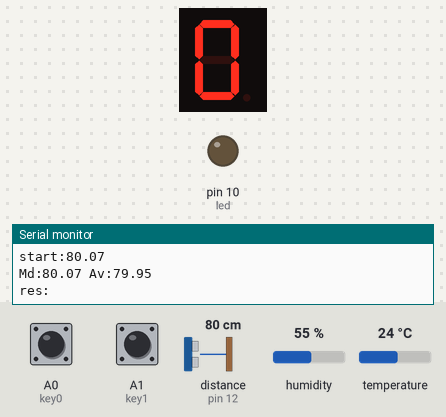
This sketch was run on a simulated Arduino Uno, built with avr-gcc and run on an emulated ATmega328P. On the bench: 1-digit seven-segment display, output pins drawn as LEDs (lit = HIGH), the last lines printed to the serial monitor. Wiring (inferred from the names in the program): ultrasonic range finder: trigger pin 13; echo pin 12; 1-digit 7-segment display, segments lit when HIGH: segments pin 2, pin 3, pin 4, pin 5, pin 6, pin 7, pin 8, pin 9. Dashed ring = blinking. Inputs (shaded band) come from the test bench; at power-on: distance to the obstacle (sensor on pin 12) 80 cm, A0 (key0) LOW, temperature 24 °C, A1 (key1) LOW, humidity 55 %. The echo pulse lasts 58.3 µs per cm; the segment pins are drawn as the display they are named for; pins used as bus, display or sensor lines are not drawn.

Above: at 1.2 s.
1.3 s: distance to the obstacle (sensor on pin 12) set to 12 cm
9.2 s: distance to the obstacle (sensor on pin 12) set to 9 cm
At 9.8 s:
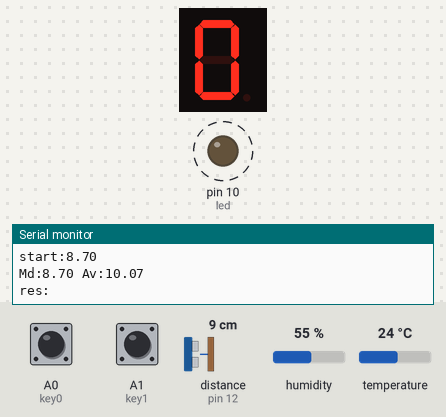
11.3 s: A0 (key0) pulled HIGH for 3.2 s
16.0 s: temperature set to 12 °C
23.9 s: A1 (key1) pulled HIGH for 1 s
32.8 s: distance to the obstacle (sensor on pin 12) set to 18 cm
At 35.9 s:
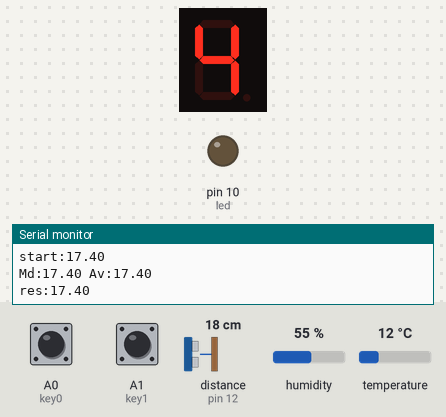
Timing chart, 0 to 36.7 s (numbered marks = the images above; inputs shaded):
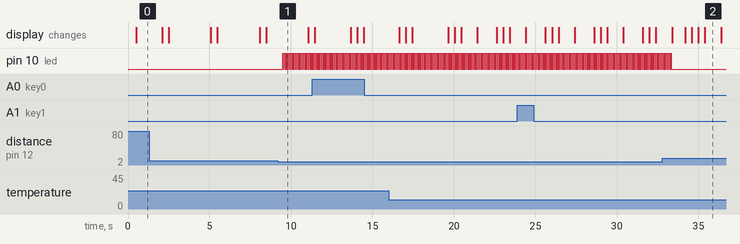

Measured:
- the behaviour switches between 11 and 10 cm on distance to the obstacle (sensor on pin 12) (found by bisection; images 0 and 1)
- after the input at 9.2 s, pin 10 (led): alternates HIGH for 0.05 s and LOW for 0.05 s, starting after 0.30 s
- after the input at 32.8 s, pin 10 (led): goes on until 33.4 s, then stays LOW

The sketch:

2.ino
```cpp
#include <TimerOne.h>
#include "DHT.h"
#define FLITER_N 9
float TempHumdTable[15][11] = { { 331.4313, 334.4107, 337.2659, 340.0071, 342.6441, 345.1864, 347.6434, 350.0246, 352.3395, 354.5979, 356.8101 },
                                { 331.447, 334.4334, 337.2982, 340.0525, 342.707, 345.2724, 347.7595, 350.1796, 352.5442, 354.8655, 357.1564 },
                                { 331.4627, 334.4561, 337.3306, 340.0979, 342.7698, 345.3583, 347.8756, 350.3346, 352.7488, 355.1329, 357.5024 },
                                { 331.4783, 334.4787, 337.3629, 340.1433, 342.8327, 345.4442, 347.9916, 350.4895, 352.9533, 355.4, 357.848 },
                                { 331.494, 334.5014, 337.3952, 340.1887, 342.8955, 345.5302, 348.1076, 350.6443, 353.1577, 355.667, 358.1933 },
                                { 331.5097, 334.5241, 337.4275, 340.234, 342.9584, 345.616, 348.2236, 350.799, 353.3619, 355.9338, 358.5383 },
                                { 331.5253, 334.5468, 337.4598, 340.2794, 343.0212, 345.7019, 348.3395, 350.9537, 353.566, 356.2003, 358.8829 },
                                { 331.541, 334.5694, 337.4921, 340.3248, 343.084, 345.7878, 348.4554, 351.1083, 353.7701, 356.4667, 359.2272 },
                                { 331.5567, 334.5921, 337.5244, 340.3701, 343.1468, 345.8736, 348.5713, 351.2629, 353.9739, 356.7329, 359.5712 },
                                { 331.5723, 334.6148, 337.5567, 340.4155, 343.2096, 345.9594, 348.6871, 351.4174, 354.1777, 356.9988, 359.9148 },
                                { 331.588, 334.6375, 337.589, 340.4608, 343.2724, 346.0452, 348.8028, 351.5718, 354.3814, 357.2646, 360.2581 },
                                { 331.6036, 334.6601, 337.6213, 340.5062, 343.3352, 346.1309, 348.9186, 351.7261, 354.5849, 357.5302, 360.6011 },
                                { 331.6193, 334.6828, 337.6536, 340.5515, 343.3979, 346.2167, 349.0343, 351.8804, 354.7884, 357.7955, 360.9437 },
                                { 331.6349, 334.7054, 337.6859, 340.5968, 343.4607, 346.3024, 349.1499, 352.0346, 354.9917, 358.0607, 361.2861 },
                                { 331.6506, 334.7281, 337.7182, 340.6421, 343.5234, 346.3881, 349.2655, 352.1887, 355.1949, 358.3257, 361.6281 } };
boolean blinkLED = false;
int ledState = LOW;
int echo = 12;
int trig = 13;
int led = 10;
const int sega = 2;
const int segb = 3;
const int segc = 4;
const int segd = 5;
#define key0 A0
#define key1 A1
const int sege = 6;
const int segf = 7;
const int segg = 8;
const int segdp = 9;
const int sensor = 11;
DHT dht(sensor, DHT11);
float distance_cm = 0.0;
  int key = -1;
int mode = 0;
float filter_buf[FLITER_N];
void timerIsr() {
  if (blinkLED) {
    ledState = !ledState;
    digitalWrite(led, ledState);
  }
}
void setup() {
  Serial.begin(9600);     // 初始化串口
  pinMode(echo, INPUT);   // 定义超声波输入脚
  pinMode(trig, OUTPUT);  // 定义超声波输出脚
  pinMode(led, OUTPUT);   // 定义报警输出脚
  pinMode(sega, OUTPUT);
  pinMode(segb, OUTPUT);
  pinMode(segc, OUTPUT);
  pinMode(segd, OUTPUT);
  pinMode(sege, OUTPUT);
  pinMode(segf, OUTPUT);
  pinMode(segg, OUTPUT);
  pinMode(segdp, OUTPUT);
  pinMode(sensor, INPUT);
  pinMode(key0,INPUT);
  pinMode(key1,INPUT);
  dht.begin();
  Timer1.initialize(50000);
  Timer1.attachInterrupt(timerIsr);
}
void inputData() {
  int i, j;float Hum, Tem, speed;
  for (i = 0; i < FLITER_N; i++) {
    Hum = dht.readHumidity();
    Tem = dht.readTemperature();
    Serial.print("hum:");
    Serial.print(Hum);
    Serial.print("% Tem:");
    Serial.print(Tem);
    Serial.println("°C");
    Hum = (Hum - 10.0) / 5.0;
    Tem = Tem / 5.0;
    speed = TempHumdTable[(int)Hum][(int)Tem];
    Serial.print("speed:");
    Serial.print(speed);
    Serial.println("m/s");
    digitalWrite(trig, LOW);
    delayMicroseconds(2);
    digitalWrite(trig, HIGH);
    delayMicroseconds(10);
    digitalWrite(trig, LOW);
    distance_cm = (pulseIn(echo, HIGH) / 10000.0) * speed / 2.0;
    distance_cm = (int(distance_cm * 100.0)) / 100.0;
    filter_buf[i] = distance_cm;
    Serial.print("start:");
    Serial.println(distance_cm);
    delay(1);
  }
}

float Filter_Md() {
  int i, j;
  float filter_temp;
  float Hum, Tem, speed;

  for (j = 0; j < FLITER_N - 1; j++) {
    for (i = 0; i < FLITER_N - 1 - j; i++) {
      if (filter_buf[i] > filter_buf[i + 1]) {
        filter_temp = filter_buf[i];
        filter_buf[i] = filter_buf[i + 1];
        filter_buf[i + 1] = filter_temp;
      }
    }
  }
  //Serial.println(filter_buf[(FLITER_N - 1) / 2]);
  return filter_buf[(FLITER_N - 1) / 2];
}

float Filter_Av() {
  int i, j;
  float filter_temp=0.0;
  float Hum, Tem, speed;

  for (int i = 0; i < FLITER_N; i++) {
    filter_temp += filter_buf[i];
  }
  return filter_temp / FLITER_N;
}
void loop() {
  int n[11][8] = {
    { 0, 0, 1, 1, 1, 1, 1, 1 },
    { 0, 0, 0, 0, 0, 1, 1, 0 },
    { 0, 1, 0, 1, 1, 0, 1, 1 },
    { 0, 1, 0, 0, 1, 1, 1, 1 },
    { 0, 1, 1, 0, 0, 1, 1, 0 },
    { 0, 1, 1, 0, 1, 1, 0, 1 },
    { 0, 1, 1, 1, 1, 1, 0, 1 },
    { 0, 0, 0, 0, 0, 1, 1, 1 },
    { 0, 1, 1, 1, 1, 1, 1, 1 },
    { 0, 1, 1, 0, 1, 1, 1, 1 },
    { 1, 0, 0, 0, 0, 0, 0, 0 },
  };

  int a, b, c, d;
  float distance_Md, distance_Av, res;
  inputData();
  distance_Md = Filter_Md();
  distance_Av = Filter_Av();
  Serial.print("Md:");
  Serial.print(distance_Md);
  Serial.print(" Av:");
  Serial.println(distance_Av);
  int distance;
    if(digitalRead(key0) == 1){
      key = 0;
  }
  if(digitalRead(key1) == 1){
      key = 1;
  }
  if (key == 0) distance = int((distance_Md+0.05)*10);
  else if (key == 1) distance = int((distance_Av+0.05)*10);
  Serial.print("res:");
    if (key == 0) {
      res = distance_Md;
      Serial.println(res);
    } else if (key == 1) {
      res = distance_Av;
      Serial.println(res);
    }
  a = distance % 10;
  b = distance / 10 % 10;
  c = distance / 100 % 10;
  d = distance / 1000 % 10;
  if (distance_cm < 10.00) {
    blinkLED = true;
  } else  {
    blinkLED = false;
    digitalWrite(led, LOW);
  }
  for (int pin = 2; pin <= 9; pin++) {
    digitalWrite(pin, n[0][9 - pin]);
  }
  delay(400);
  for (int pin = 2; pin <= 9; pin++) {
    digitalWrite(pin, n[d][9 - pin]);
  }
  delay(400);
  for (int pin = 2; pin <= 9; pin++) {
    digitalWrite(pin, n[c][9 - pin]);
  }
  delay(400);
  for (int pin = 2; pin <= 9; pin++) {
    digitalWrite(pin, n[b][9 - pin]);
  }
  delay(400);
  for (int pin = 2; pin <= 9; pin++) {
    digitalWrite(pin, n[10][9 - pin]);
  }
  delay(400);
  for (int pin = 2; pin <= 9; pin++) {
    digitalWrite(pin, n[a][9 - pin]);
  }
  delay(500);
}
```
